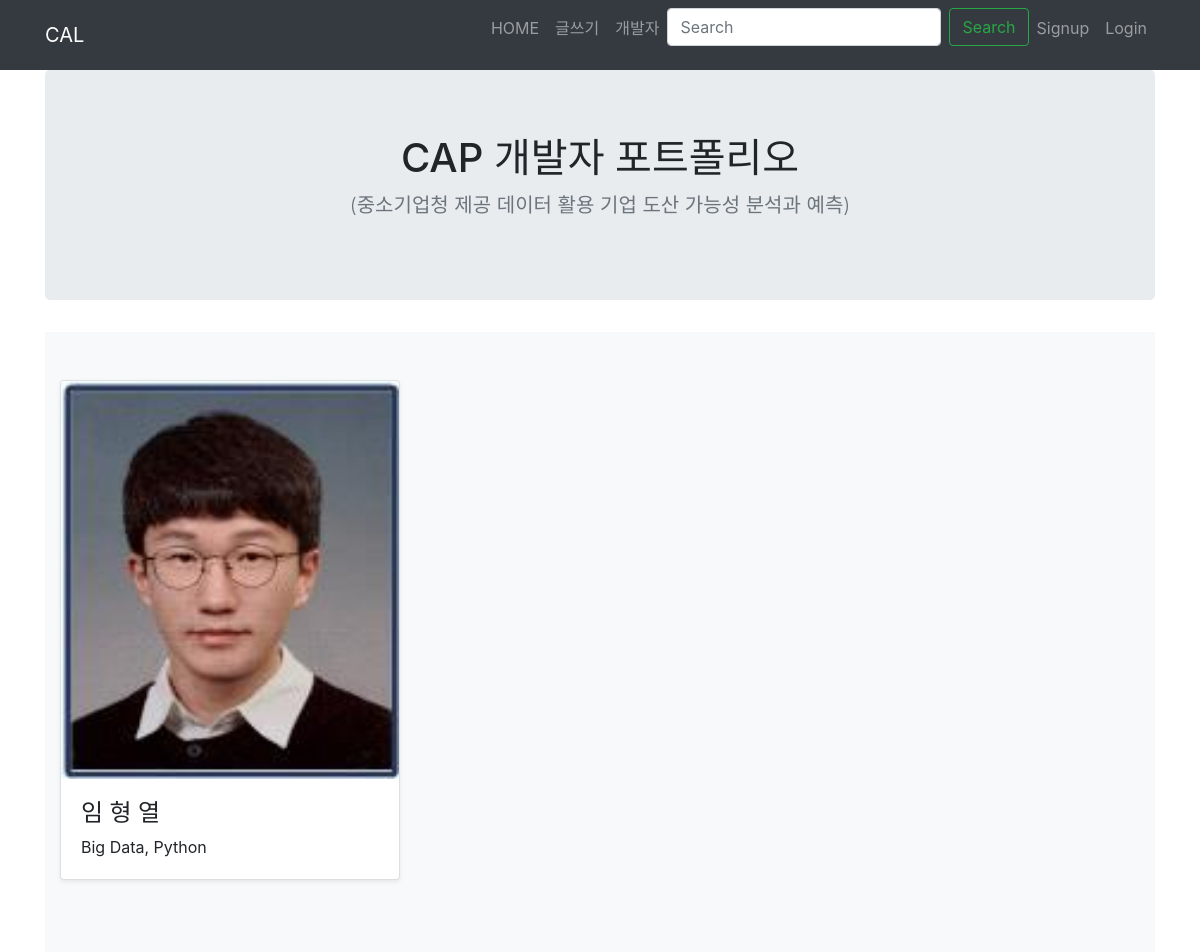
The page /portfolio/ on the database its author committed.
### portfolio/models.py (models this page shows, shortened)
class Portfolio(models.Model):
    title = models.CharField(max_length=255)
    image = models.ImageField(upload_to='images/')
    description = models.CharField(max_length=500)

### portfolio/views.py (the view)
# urls.py: path('', views.portfolio,name='portfolio'),
def portfolio(request):
    portfolios = Portfolio.objects
    return render(request, 'portfolio/portfolio.html', {'portfolios': portfolios})

### portfolio/templates/portfolio/portfolio.html (shortened to what this page needs)
{% extends 'base.html' %}
{% block content %}
<link rel="stylesheet" href="//unpkg.com/bootstrap@4/dist/css/bootstrap.min.css">
<main role="main">
    <section class="jumbotron text-center">
      <div class="container">
        <h1 class="jumbotron-heading">CAP 개발자 포트폴리오</h1>
        <p class="lead text-muted">(중소기업청 제공 데이터 활용 기업 도산 가능성 분석과 예측)</p>
      </div>
    </section>
    <div class="album py-5 bg-light">
        <div class="container">
            <div class="row">
            {% for portfolio in portfolios.all %}
              <div class="col-md-4">
                <div class="card mb-4 shadow-sm">
                  <img class="card-img-top" src="{{ portfolio.image.url }}" alt=" Card image cap">
                  <div class="card-body">
                    <h4>{{ portfolio.title }}</h4>
                    <p class="card-text">{{ portfolio.description }}</p>
                  </div>
                </div>
              </div>
          {% endfor %}
          </div>
        </div>
      </div>
  </main>
{% endblock %}

### rows shown on the page
Portfolio: image (picture), title "임 형 열", description "Big Data, Python"
